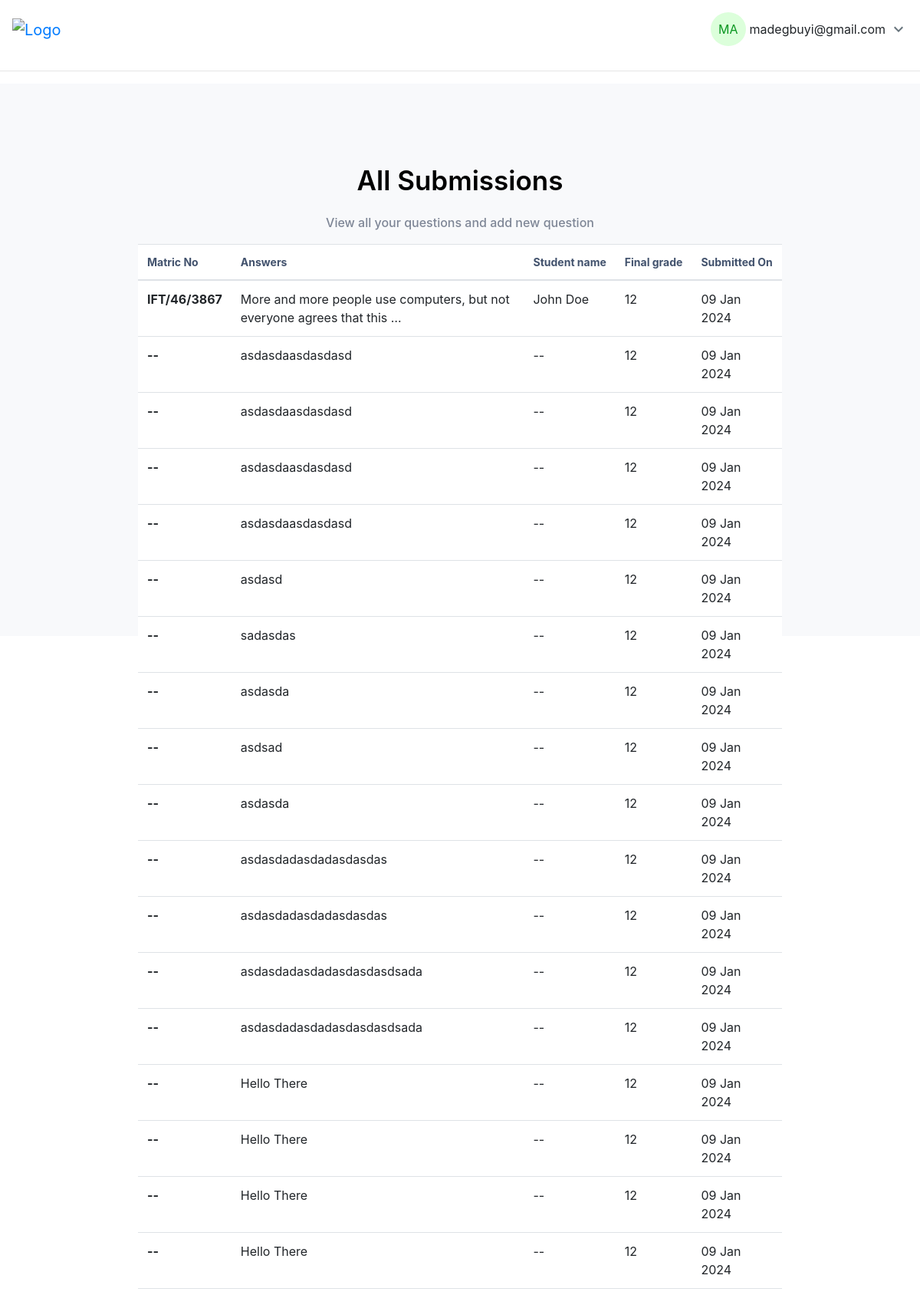
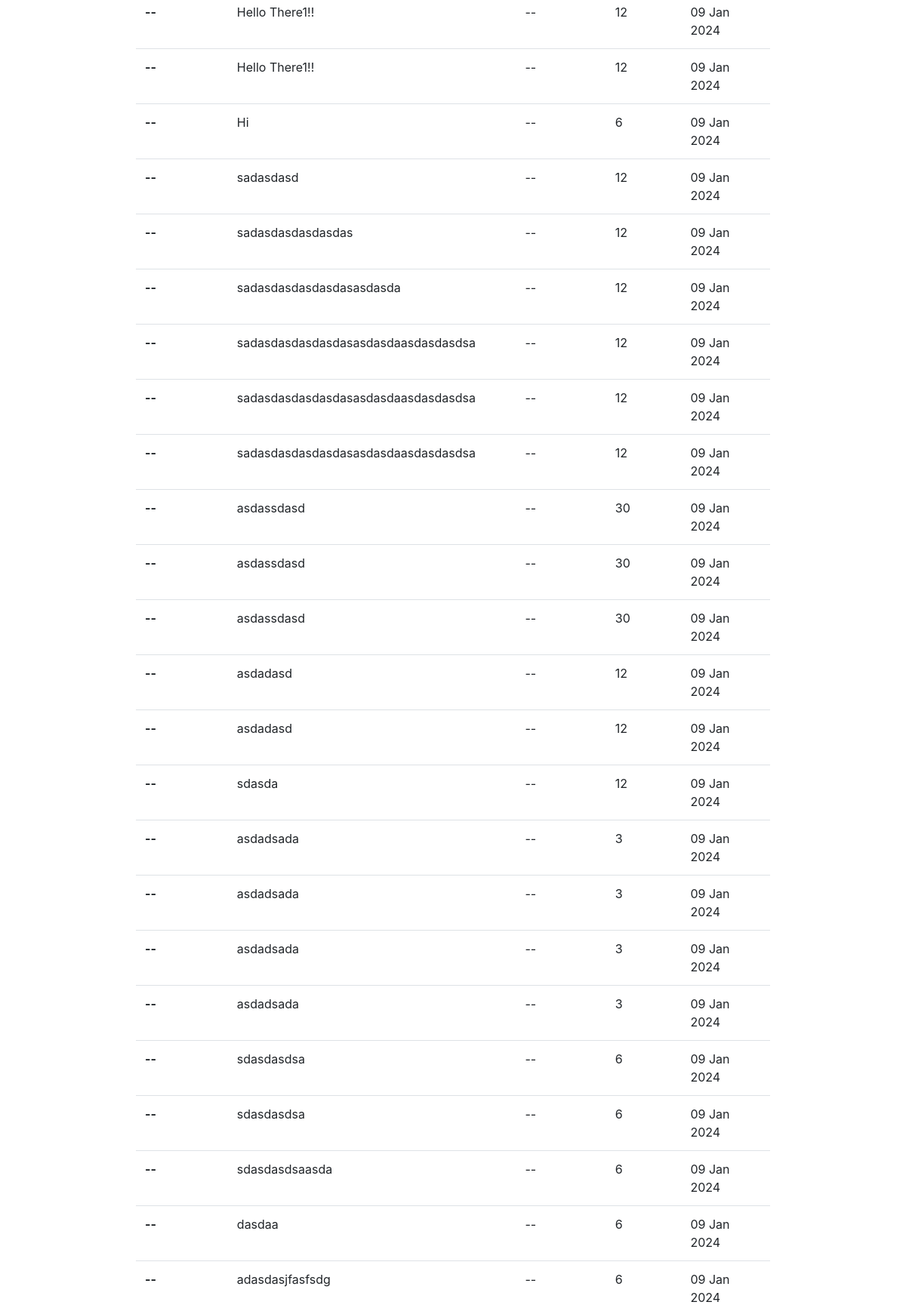
The app's page /responses (upper part) with its own data (2 pictures, top to bottom).
### grader/models.py (models this page shows, shortened)
class Essay(models.Model):
    question = models.ForeignKey(Question, on_delete=models.CASCADE)
    content = models.TextField(max_length=100000)
    score = models.IntegerField(null=True, blank=True)
    matric_no = models.CharField(max_length=20, blank=True, null=True)
    name = models.CharField(max_length=255, blank=True, null=True)
    created_at = models.DateTimeField(auto_now_add=True)

class Question(models.Model):
    question_title = models.TextField(max_length=100000)
    set = models.IntegerField(unique=True)
    min_score = models.IntegerField()
    max_score = models.IntegerField()

### grader/views.py (the view)
# urls.py: path('responses', views.responses, name='responses'),
def responses(request):
    essay_list = Essay.objects.select_related("question").all().order_by("-created_at")
    context = {
        "essay_list": essay_list,
    }
    return render(request, "grader/responses.html", context)

### grader/templates/grader/responses.html (shortened to what this page needs)
{% extends 'base.html' %}
    {% block content %}
    <div class="center-text">
        <p class="main-text">All Submissions</p>
        <p class="subtitle">View all your questions and add new question</p>
    </div>
    <div class="main-content">
        {% if essay_list %}
        <table class="table">
            <thead>
                <tr class="bg-gray p-3">
                    <th class="heading_text" scope="col">Matric No</th>
                    <th style="color: #42526D;" class="heading_text" scope="col">Answers</th>
                    <th class="heading_text" scope="col">Student name</th>
                    <th class="heading_text" scope="col">Final grade</th>
                    <th class="heading_text" scope="col">Submitted On</th>
                </tr>
            </thead>
            {% for essay in essay_list %}
            <tr style="padding: 1rem;" class="clickable-row" data-href='/{{ essay.question.set }}/essay{{ essay.id  }}'>
                <th scope="row">{{ essay.matric_no|default:"--"|upper }}</th>
                <td>{{ essay.content|truncatewords:12 }}</td>
                <td>{{ essay.name|default:"--"|title }}</td>
                <td>{{ essay.question.max_score }}</td>
                <td>{{ essay.created_at|date:"d M Y" }}</td>
            </tr>
            {% endfor %}
        </table>
    </div>
    {% else %}
    <p>No polls are available.</p>
</div>
{% endif %}
{% endblock %}

### grader/templates/grader/responses.html (style rules this page uses)
table { border-radius: 20px; padding: 1rem; }
.main-text { margin-top: 100px; color: black; font-weight: 600; font-size: 35px; }
.heading_text { color: #42526D; font-size: 14px; white-space: nowrap !important; }
.subtitle { color: #7E8696; font-weight: 500; font-size: 1rem; }
.center-text { display: flex; flex-direction: column; justify-content: center; align-items: center; width: 100%; }
table { background-color: white; }
.main-content { display: flex; flex-direction: column; margin: auto; width: 70%; background-color: white; }

### templates/base.html (style rules this page uses)
.main-content { display: flex; flex-direction: column; margin: auto; width: 70%; background-color: white; max-width: 900px; }

### records on screen
Essay: matric_no "IFT/46/3867", content "More and more people use computers, but not everyone agrees that this …", name "John Doe", question.max_score "12", created_at "09 Jan 2024"
Essay: matric_no "--", content "asdasdaasdasdasd", name "--", question.max_score "12", created_at "09 Jan 2024"
Essay: matric_no "--", content "asdasdaasdasdasd", name "--", question.max_score "12", created_at "09 Jan 2024"
Essay: matric_no "--", content "asdasdaasdasdasd", name "--", question.max_score "12", created_at "09 Jan 2024"
Essay: matric_no "--", content "asdasdaasdasdasd", name "--", question.max_score "12", created_at "09 Jan 2024"
Essay: matric_no "--", content "asdasd", name "--", question.max_score "12", created_at "09 Jan 2024"
Essay: matric_no "--", content "sadasdas", name "--", question.max_score "12", created_at "09 Jan 2024"
Essay: matric_no "--", content "asdasda", name "--", question.max_score "12", created_at "09 Jan 2024"
Essay: matric_no "--", content "asdsad", name "--", question.max_score "12", created_at "09 Jan 2024"
Essay: matric_no "--", content "asdasda", name "--", question.max_score "12", created_at "09 Jan 2024"
Essay: matric_no "--", content "asdasdadasdadasdasdas", name "--", question.max_score "12", created_at "09 Jan 2024"
Essay: matric_no "--", content "asdasdadasdadasdasdas", name "--", question.max_score "12", created_at "09 Jan 2024"
Essay: matric_no "--", content "asdasdadasdadasdasdasdsada", name "--", question.max_score "12", created_at "09 Jan 2024"
Essay: matric_no "--", content "asdasdadasdadasdasdasdsada", name "--", question.max_score "12", created_at "09 Jan 2024"
Essay: matric_no "--", content "Hello There", name "--", question.max_score "12", created_at "09 Jan 2024"
Essay: matric_no "--", content "Hello There", name "--", question.max_score "12", created_at "09 Jan 2024"
Essay: matric_no "--", content "Hello There", name "--", question.max_score "12", created_at "09 Jan 2024"
Essay: matric_no "--", content "Hello There", name "--", question.max_score "12", created_at "09 Jan 2024"
Essay: matric_no "--", content "Hello There1!!", name "--", question.max_score "12", created_at "09 Jan 2024"
Essay: matric_no "--", content "Hello There1!!", name "--", question.max_score "12", created_at "09 Jan 2024"
Essay: matric_no "--", content "Hi", name "--", question.max_score "6", created_at "09 Jan 2024"
Essay: matric_no "--", content "sadasdasd", name "--", question.max_score "12", created_at "09 Jan 2024"
Essay: matric_no "--", content "sadasdasdasdasdas", name "--", question.max_score "12", created_at "09 Jan 2024"
Essay: matric_no "--", content "sadasdasdasdasdasasdasda", name "--", question.max_score "12", created_at "09 Jan 2024"
Essay: matric_no "--", content "sadasdasdasdasdasasdasdaasdasdasdsa", name "--", question.max_score "12", created_at "09 Jan 2024"
Essay: matric_no "--", content "sadasdasdasdasdasasdasdaasdasdasdsa", name "--", question.max_score "12", created_at "09 Jan 2024"
Essay: matric_no "--", content "sadasdasdasdasdasasdasdaasdasdasdsa", name "--", question.max_score "12", created_at "09 Jan 2024"
Essay: matric_no "--", content "asdassdasd", name "--", question.max_score "30", created_at "09 Jan 2024"
Essay: matric_no "--", content "asdassdasd", name "--", question.max_score "30", created_at "09 Jan 2024"
Essay: matric_no "--", content "asdassdasd", name "--", question.max_score "30", created_at "09 Jan 2024"
Essay: matric_no "--", content "asdadasd", name "--", question.max_score "12", created_at "09 Jan 2024"
Essay: matric_no "--", content "asdadasd", name "--", question.max_score "12", created_at "09 Jan 2024"
Essay: matric_no "--", content "sdasda", name "--", question.max_score "12", created_at "09 Jan 2024"
Essay: matric_no "--", content "asdadsada", name "--", question.max_score "3", created_at "09 Jan 2024"
Essay: matric_no "--", content "asdadsada", name "--", question.max_score "3", created_at "09 Jan 2024"
Essay: matric_no "--", content "asdadsada", name "--", question.max_score "3", created_at "09 Jan 2024"
Essay: matric_no "--", content "asdadsada", name "--", question.max_score "3", created_at "09 Jan 2024"
Essay: matric_no "--", content "sdasdasdsa", name "--", question.max_score "6", created_at "09 Jan 2024"
Essay: matric_no "--", content "sdasdasdsa", name "--", question.max_score "6", created_at "09 Jan 2024"
Essay: matric_no "--", content "sdasdasdsaasda", name "--", question.max_score "6", created_at "09 Jan 2024"
Essay: matric_no "--", content "dasdaa", name "--", question.max_score "6", created_at "09 Jan 2024"
Essay: matric_no "--", content "adasdasjfasfsdg", name "--", question.max_score "6", created_at "09 Jan 2024"
